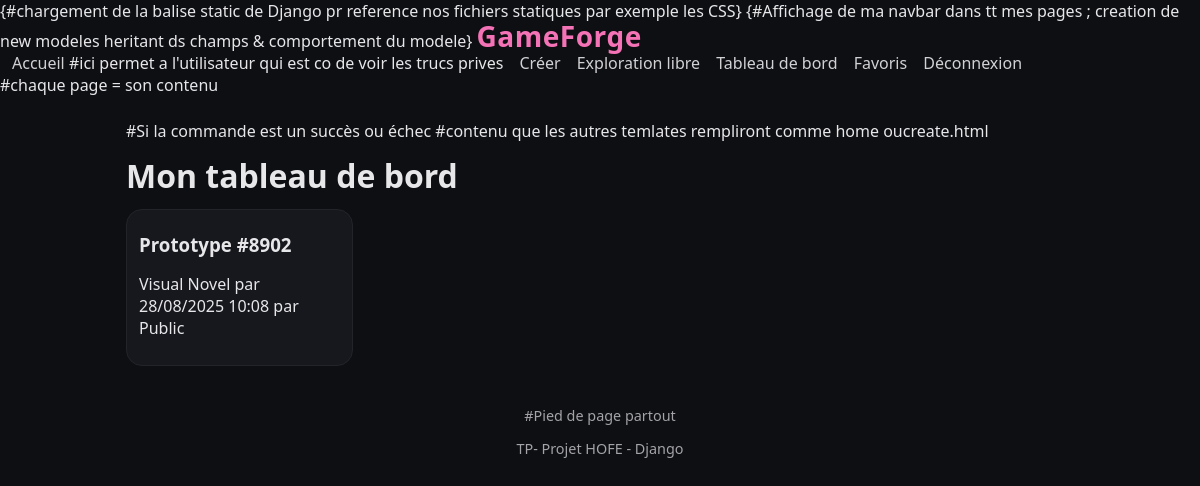
Before: /dashboard/ (signed in) with the older database file.
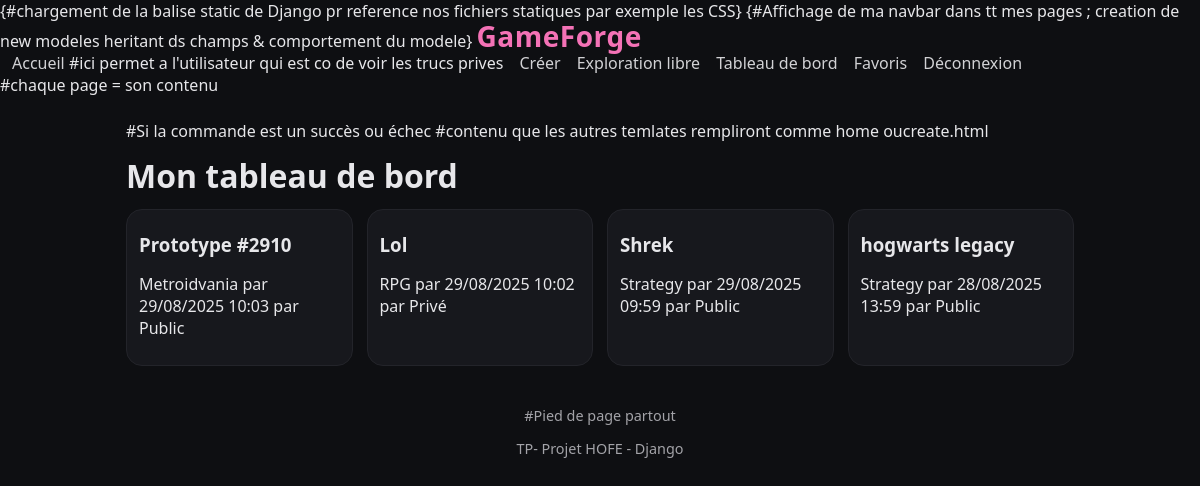
After: the same page with the newer database file.
### games/models.py (models this page shows, shortened)
class GameProject(models.Model):
    GENRE_CHOICES = [
        ("RPG", "RPG"),
        ("FPS", "FPS"),
        ("Metroidvania", "Metroidvania"),
        ("Visual Novel", "Visual Novel"),
        ("Strategy", "Strategy"),
        ("Puzzle", "Puzzle"),
    ]
    title = models.CharField(max_length=120)
    genre = models.CharField(max_length=32, choices=GENRE_CHOICES)
    ambiance = models.CharField(max_length=120)
    keywords = models.CharField(max_length=200, blank=True)
    references = models.CharField(max_length=200, blank=True)
    universe_text = models.TextField(blank=True)
    story_act1 = models.TextField(blank=True)
    story_act2 = models.TextField(blank=True)
    story_act3 = models.TextField(blank=True)
    story_twist = models.TextField(blank=True)
    characters = models.JSONField(default=list, blank=True)
    locations = models.JSONField(default=list, blank=True)
    character_image = models.ImageField(upload_to="characters/", blank=True, null=True)
    environment_image = models.ImageField(upload_to="environments/", blank=True, null=True)
    is_public = models.BooleanField(default=True)
    created_by = models.ForeignKey(settings.AUTH_USER_MODEL, on_delete=models.CASCADE)
    created_at = models.DateTimeField(auto_now_add=True)

### games/views.py (the view)
# urls.py: path('dashboard/', views.dashboard, name='dashboard'),
@login_required
def dashboard(request):
    games = GameProject.objects.filter(created_by=request.user).order_by("-created_at")
    return render(request, "dashboard.html", {"games": games})

### templates/dashboard.html
{% extends 'base.html' %}
{% block content %}
<h1>Mon tableau de bord</h1>
<div class="grid">
    {% for g in games %}
        <a class="card" href="{% url 'detail' pk=g.pk %}">
            <div class="card-body">
                <h3>{{ g.title }}</h3>
                <p>{{ g.genre }} par {{ g.created_at|date:"d/m/Y H:i" }} par {{ g.is_public|yesno:"Public,Privé" }}</p>
            </div>
        </a>
    {% empty %}
        <p>Pas encore de jeux.</p>
    {% endfor %}
</div>
{% endblock %}

### templates/base.html (shortened to what this page needs)
{% load static %}
<!DOCTYPE html>
<html lang="fr">
<head>
    <link rel="stylesheet" href="{% static 'css/styles.css' %}">
</head>
<body>
    {#Affichage de ma navbar dans tt mes pages ; creation de new modeles heritant ds champs & comportement du modele}
        <a href="{% url 'home' %}" class="brand">GameForge</a>
        <div class="nav-links">
            <a href="{% url 'home' %}">Accueil</a>
            #ici permet a l'utilisateur qui est co de voir les trucs prives
            {% if user.is_authenticated %}
                <a href="{% url 'create_game' %}">Créer</a>
                <a href="{% url 'explore' %}">Exploration libre</a>
                <a href="{% url 'dashboard' %}">Tableau de bord</a>
                <a href="{% url 'favorites' %}">Favoris</a>
                <a href="{% url 'logout' %}">Déconnexion</a>
            {% else %}
            #l'utilisateur pr acceder aux jeux doit etre co ou creer un compte
                <a href="{% url 'login' %}">Connexion</a>
                <a href="{% url 'register' %}">Inscription</a>
            {% endif %}
        </div>
    #chaque page = son contenu
    <main class="container">
        #Si la commande est un succès ou échec
        #contenu que les autres temlates rempliront comme home oucreate.html
        {% block content %}{% endblock %}
    </main>
    <footer class="footer">
        #Pied de page partout
        <p>TP- Projet HOFE - Django</p>
    </footer>
</body>
</html>

### static/css/styles.css (style rules this page uses)
:root { --bg:#0e0f12; --fg:#e7e7ea; --muted:#a3a3a8; --card:#17181d; --accent:#6ee7b7; --logo:#f472b6; }
* { box-sizing: border-box; }
body { margin:0; background:var(--bg); color:var(--fg); font-family: system-ui, -apple-system, Segoe UI, Roboto, Ubuntu, Cantarell, 'Helvetica Neue', Arial; }
a { color: var(--fg); text-decoration: none; }
.brand { font-weight: 800; color: var(--logo); font-size: 28px; line-height: 1; letter-spacing: .5px; }
.nav-links a { margin-left:12px; opacity:.9; }
.container { max-width: 980px; margin: 24px auto; padding: 0 16px; }
h1,h2,h3 { margin:12px 0; }
.grid { display:grid; grid-template-columns: repeat(auto-fill, minmax(220px, 1fr)); gap:14px; }
.card { display:block; background:var(--card); border:1px solid #23242a; border-radius:16px; overflow:hidden; transition: transform .15s ease; }
.card-body { padding:10px 12px; }
.footer { margin: 40px 0 20px; text-align:center; color: var(--muted); font-size:.9rem; }

Changed rows visible on the page:
removed GameProject: title "Prototype #8902", genre "Visual Novel", created_at "28/08/2025 10:08", is_public "Public"
added GameProject: title "Prototype #2910", genre "Metroidvania", created_at "29/08/2025 10:03", is_public "Public"
added GameProject: title "Lol", genre "RPG", created_at "29/08/2025 10:02", is_public "Privé"
added GameProject: title "Shrek", genre "Strategy", created_at "29/08/2025 09:59", is_public "Public"
added GameProject: title "hogwarts legacy", genre "Strategy", created_at "28/08/2025 13:59", is_public "Public"
